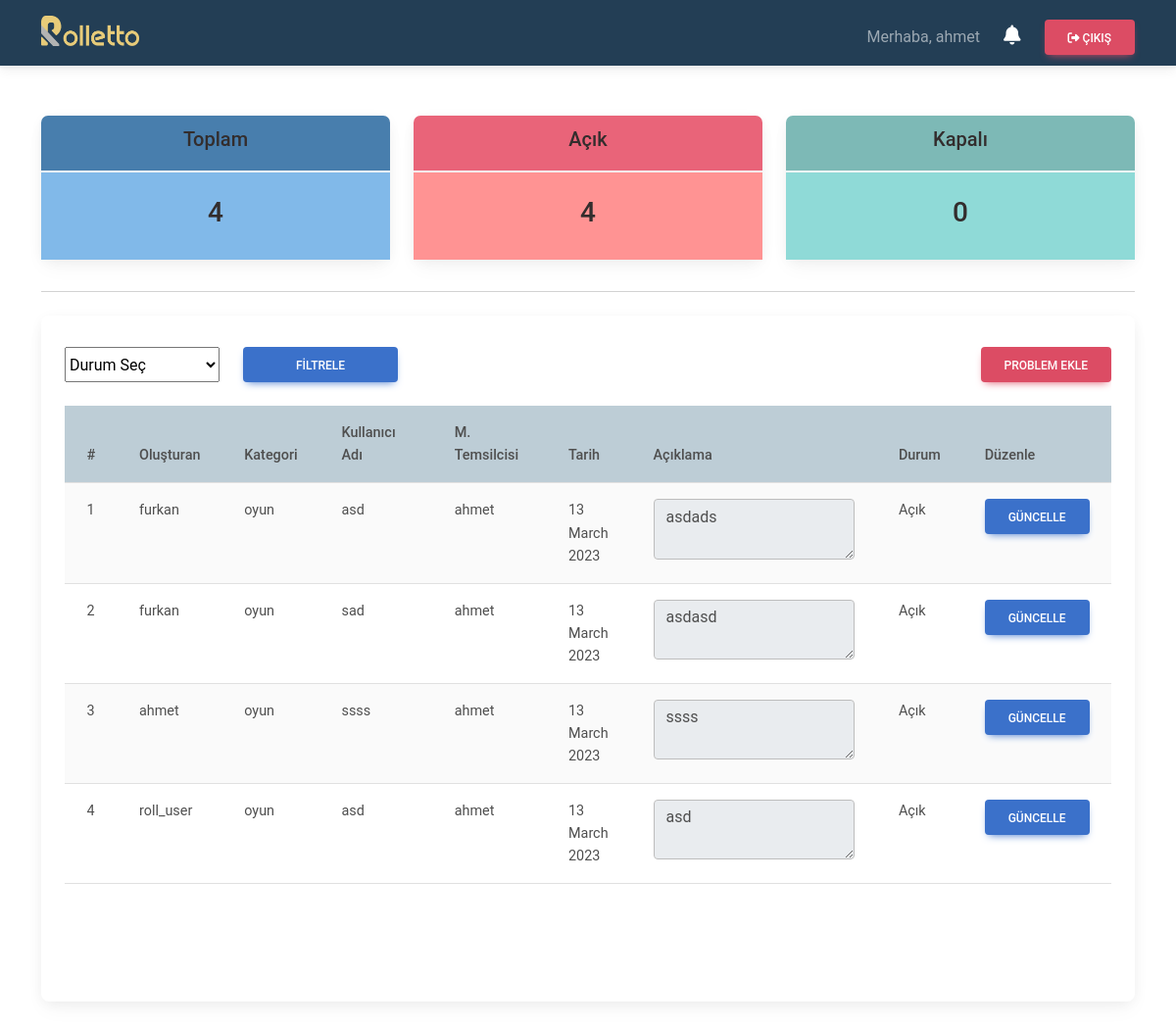
Page /user/ (signed in) on the earlier database version.
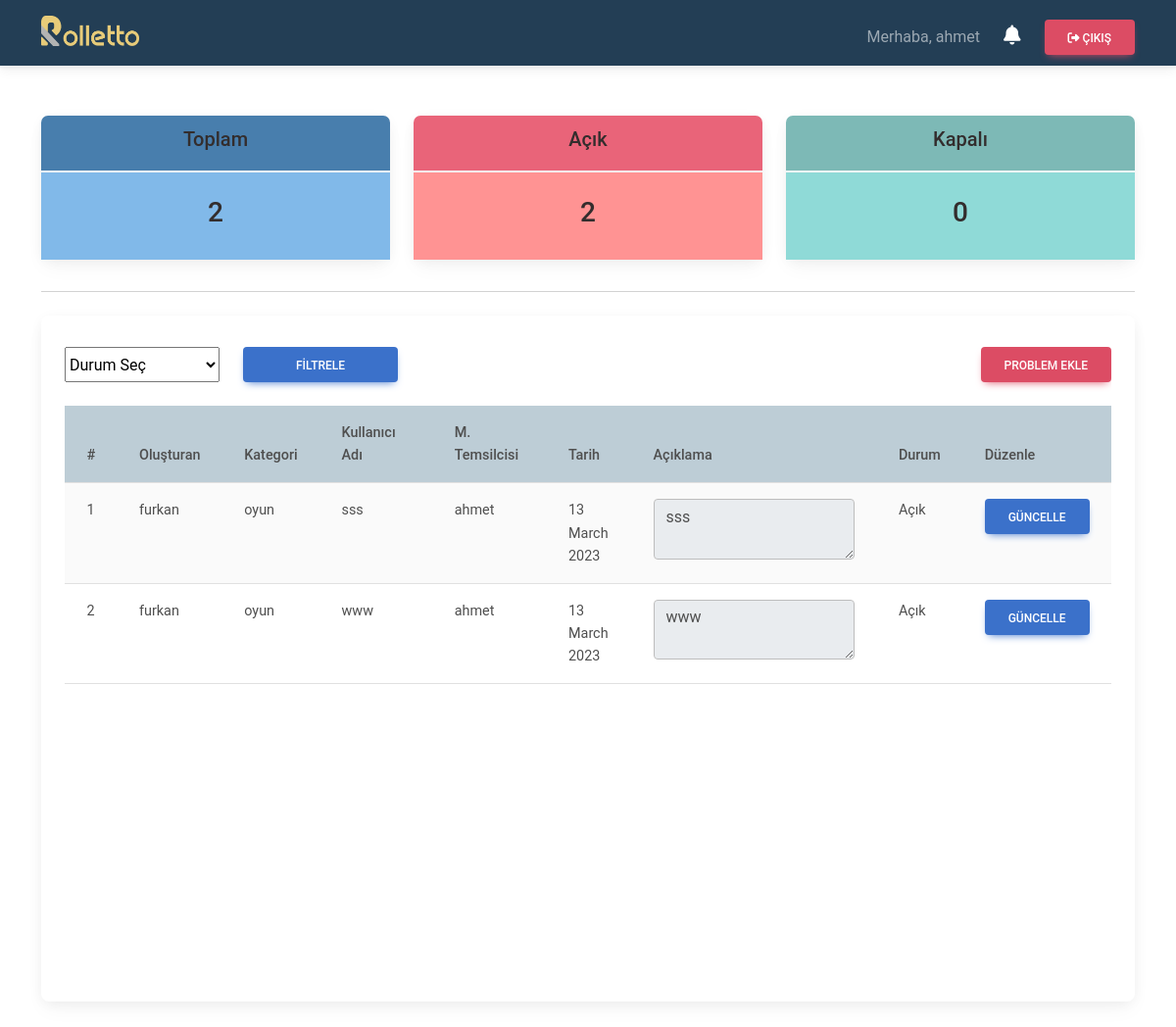
Same page on the later database version.
### base/models.py (models this page shows, shortened)
class Problem(models.Model):
    STATUS = (
            ('Açık', 'Açık'),
            ('Kapalı', 'Kapalı')
            )
    class Meta:
        ordering = ['-date_created']
    add_by = models.CharField(max_length=20,null=True)
    customer_name = models.CharField(max_length=20,null=True)
    category = models.ForeignKey(Category, null=True, on_delete=models.SET_NULL)
    user = models.ForeignKey(User, null=True, on_delete=models.SET_NULL)
    description = models.TextField(null=True, blank=True)
    status = models.CharField(max_length=200, null=True, choices=STATUS)
    date_created = models.DateTimeField(auto_now_add=True, null=True)

class Category(models.Model):
    name = models.CharField(max_length=200, null=True)
    def __str__(self):
        return self.name

### base/views.py (the view)
# urls.py: path('user/', views.userPage, name='user'),
def userPage(request):
    user = request.user
    problems = Problem.objects.filter(user=request.user)
    unread_notification = Notification.objects.filter(user=request.user, read=False).count()
    total_problems = problems.count()
    open = problems.filter(status='Açık').count()
    close = problems.filter(status='Kapalı').count()
    problem_filter = ProblemFilter(request.GET, queryset=problems)
    problems = problem_filter.qs
    context = {'problems':problems,'user':user, 'total_problems':total_problems,'open':open,'close':close,'problem_filter':problem_filter, 'unread_notification':unread_notification}
    return render(request, 'base/user.html', context)

### base/templates/base/user.html (shortened to what this page needs)
{% extends 'base/main.html' %}
{% block content %}
    <br>
    <div class="container">
        {% include 'base/status.html' %}
        <div class="row mt-4">
            <div class="col-md-12">
                <div class="card card-body" style="height: 700px">
                    <div class="overflow-auto pt-0 border-0">
                        <form action="" method="GET" class="mb-3">
                            <div class="row">
                                <div class="col-lg-2 my-2 col-md d-grid">
                                    {{problem_filter.form.status}}
                                </div>
                                <div class="col-lg-2 my-2 col-md d-grid">
                                    <button class="btn btn-primary" type="submit" name="Submit">Filtrele</button>
                                </div>
                                <div class="my-2 col-md d-grid justify-content-end">
                                    <a class="btn btn-danger" href="{% url 'add_problem' %}">Problem Ekle</a>
                                </div>
                            </div>
                        </form>
                        <table class="table table-striped">
                            <thead class="position-sticky top-0" style="background-color:rgb(189, 205, 214);">
                                <tr>
                                    <th scope="col">#</th>
                                    <th scope="col">Oluşturan</th>
                                    <th scope="col">Kategori</th>
                                    <th scope="col">Kullanıcı Adı</th>
                                    <th scope="col">M. Temsilcisi</th>
                                    <th scope="col">Tarih</th>
                                    <th scope="col">Açıklama</th>
                                    <th scope="col">Durum</th>
                                    <th scope="col">Düzenle</th>
                                </tr>
                            </thead>
                            <tbody>
                                {% for problem in problems %}
                                    <tr>
                                        <td scope="row" style="width: 2%">{{forloop.counter}}</td>
                                        <td>{{problem.add_by}}</td>
                                        <td style="max-width: 250px;">{{problem.category}}</td>
                                        <td style="min-width: 115px;">{{problem.customer_name}}</td>
                                        <td style="min-width: 116px;">{{problem.user.username}}</td>
                                        <td>{{problem.date_created|date:"j F Y"}}</td>
                                        <td style=" min-width: 250px;"><textarea class="form-control" id="floatingTextarea"readonly>{{problem.description}}</textarea></td>
                                        <td>{{problem.status}}</td>
                                        <td><a class="btn btn-primary" href="{% url 'update_problem' problem.id %}">Güncelle</a></td>
                                    </tr>
                                {% endfor %}
                            </tbody>
                        </table>
                    </div>
                </div>
            </div>
        </div>
    </div>
    <br>
{% endblock content %}

### base/templates/base/main.html (shortened to what this page needs)
{% load static %}
<!DOCTYPE html>
<html lang="tr">
<head>
    <link rel="stylesheet" href="https://cdnjs.cloudflare.com/ajax/libs/font-awesome/6.3.0/css/all.min.css" />
    <link href="https://cdn.jsdelivr.net/npm/bootstrap@5.0.2/dist/css/bootstrap.min.css" rel="stylesheet">
    <link href="https://unpkg.com/gijgo@1.9.14/css/gijgo.min.css" rel="stylesheet" type="text/css" />
    <link rel="stylesheet" type="text/css" href="{% static '/css/main.css'%}">
    <link rel="stylesheet" type="text/css" href="{% static '/css/calender.css'%}">
    <link rel="stylesheet" type="text/css" href="{% static '/css/mdb.min.css'%}">
</head>
<body>
    {% include 'base/navbar.html' %}
    {% block content %}
    {% endblock %}
</body>
</html>

### base/templates/base/navbar.html (shortened to what this page needs)
{% load static %}
<nav class="navbar navbar-expand-lg navbar-dark bg-body-tertiary" style="background-color: rgb(35, 62, 85);">
    <div class="container">
        <a class="navbar-brand" href="/"><img class="img-fluid pb-1" style="width: 100px; height: 35px" src={% static "images/logo.png" %} alt="logo"></a>
        <div class="collapse navbar-collapse mt-2" id="navbarNav">
            <ul class="navbar-nav me-auto p-2 mb-lg-0">
            </ul>
            <span class="navbar-text p-2">
                Merhaba, {{request.user}}
            </span>
            {% if request.user.is_staff == False %}
            <a class="link-white ps-3 me-4" href="{% url 'notification' %}" role="button" aria-expanded="false">
                <i class="fa-solid fa-bell text-white" style="font-size:20px"></i>
            </a>
            {% endif %}
            <a class="btn btn-danger" href="{% url 'logout' %}" role="button">
                <i class="fa-solid fa-right-from-bracket"></i>
                Çıkış
            </a>
        </div>
    </div>
</nav>

### base/templates/base/status.html
<br>
<div class="row">
    <div class="col">
        <div class="col-md">
            <div class="card text-center text-dark mb-3" id="total-ticket">
                <div class="card-header" style="background-color:rgb(72, 126, 173);">
                    <h5 class="card-title">Toplam</h5>
                </div>
                <div class="card-body" style="background-color:rgb(129, 185, 233);">
                    <h3 class="card-title">{{total_problems}}</h3>
                </div>
            </div>
        </div>
    </div>
    <div class="col">
        <div class="col-md">
            <div class="card text-center text-dark mb-3" id="total-ticket">
                <div class="card-header" style="background-color: rgb(233, 100, 121);">
                    <h5 class="card-title">Açık</h5>
                </div>
                <div class="card-body" style="background-color: rgb(255, 147, 147);">
                    <h3 class="card-title">{{open}}</h3>
                </div>
            </div>
        </div>
    </div>
    <div class="col">
        <div class="col-md">
            <div class="card text-center text-dark mb-3" id="total-ticket">
                <div class="card-header" style="background-color: rgb(125, 185, 182);">
                    <h5 class="card-title">Kapalı</h5>
                </div>
                <div class="card-body" style="background-color: rgb(143, 218, 215);">
                    <h3 class="card-title">{{close}}</h3>
                </div>
            </div>
        </div>
    </div>
</div>
<hr>

Differences in the rows shown:
removed Problem: add_by "furkan", category "oyun", customer_name "asd", user.username "ahmet", date_created "13 March 2023", description "asdads", status "Açık"
removed Problem: add_by "furkan", category "oyun", customer_name "sad", user.username "ahmet", date_created "13 March 2023", description "asdasd", status "Açık"
removed Problem: add_by "ahmet", category "oyun", customer_name "ssss", user.username "ahmet", date_created "13 March 2023", description "ssss", status "Açık"
removed Problem: add_by "roll_user", category "oyun", customer_name "asd", user.username "ahmet", date_created "13 March 2023", description "asd", status "Açık"
added Problem: add_by "furkan", category "oyun", customer_name "sss", user.username "ahmet", date_created "13 March 2023", description "sss", status "Açık"
added Problem: add_by "furkan", category "oyun", customer_name "www", user.username "ahmet", date_created "13 March 2023", description "www", status "Açık"
Other differences:
{{ total_problems }}: "4" → "2"
{{ open }}: "4" → "2"
